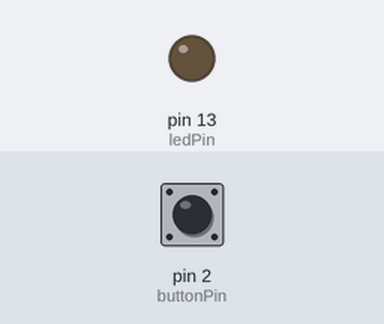
Simulated run of this sketch. Board: Arduino Uno, built with avr-gcc and run on an emulated ATmega328P. On the bench: output pins drawn as LEDs (lit = HIGH). The test bench sets the inputs (shaded band); at power-on: pin 2 (buttonPin) LOW.

Above: at 1.2 s.
1.3 s: pin 2 (buttonPin) pulled HIGH for 0.15 s
At 2.4 s:
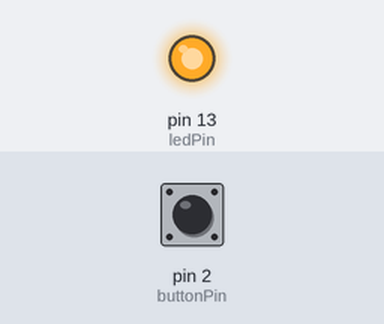
2.9 s: pin 2 (buttonPin) pulled HIGH for 1 s
At 3.6 s:
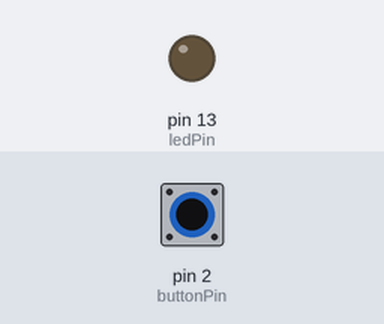
5.4 s: pin 2 (buttonPin) pulled HIGH for 3.2 s
At 6.7 s:
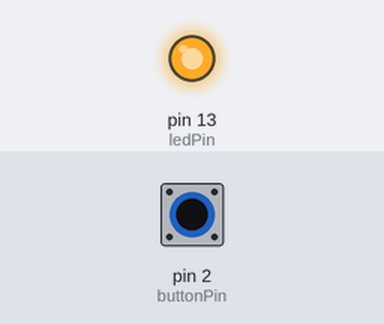
Timing chart, 0 to 8.4 s (numbered marks = the images above; inputs shaded):
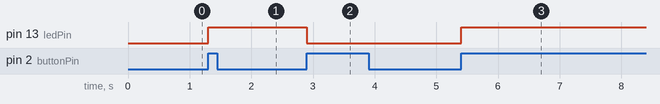

The sketch:

prog4.ino
```cpp
int buttonPin =2;
int ledPin = 13;
int buttonState =0;
int lastButtonState = 0;
int ledState = LOW;
void setup()
{
 pinMode(buttonPin,INPUT);
 pinMode(ledPin,OUTPUT);
}
void loop()
{
 buttonState = digitalRead(buttonPin);

	if(buttonState == HIGH && lastButtonState ==LOW)
 	{
   		ledState = !ledState;
  	    digitalWrite(ledPin,ledState);
 	}
	else
 	{
  		digitalWrite(ledPin,ledState);
 	}
 lastButtonState = buttonState;
}
```

Measured:
- after the input at 1.3 s, pin 13 (ledPin): LOW → HIGH at once
- after the input at 2.9 s, pin 13 (ledPin): HIGH → LOW at once
- after the input at 5.4 s, pin 13 (ledPin): LOW → HIGH at once
